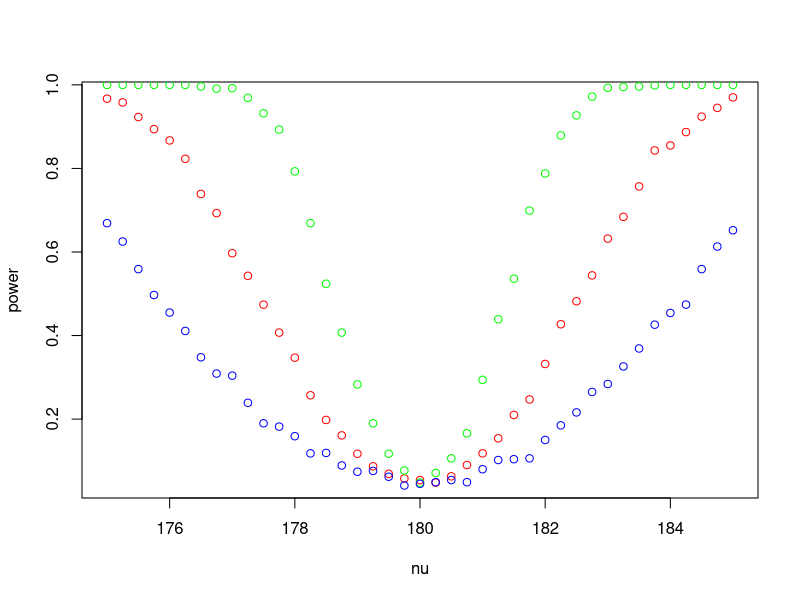
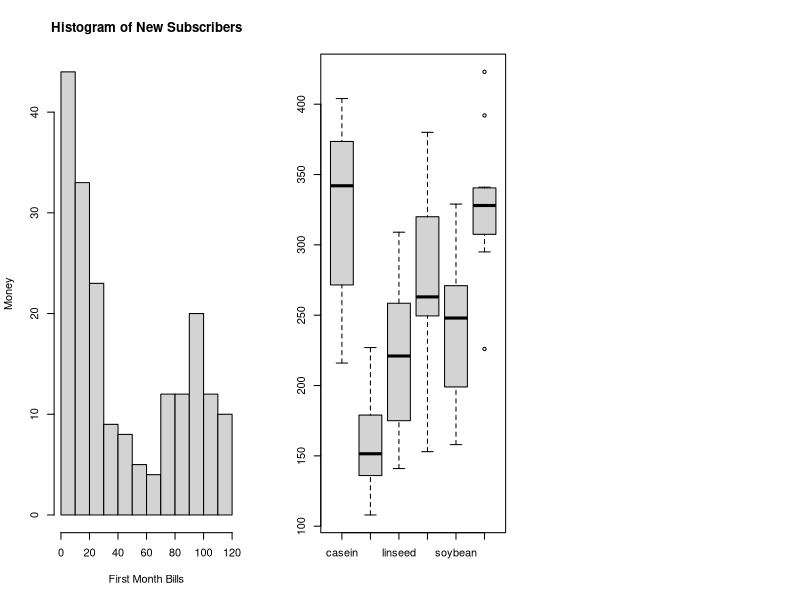

These figures' R source, in order:
## ---- chunk 1
set.seed(1234)
## ---- chunk 2
powerOfTtest <- function(n, m, mu, nu, sd)
{
  B = 1000; p = numeric(B); power = numeric(length(nu))
  for (i in 1:length(nu))
  {
    for (b in 1:B)
    {
      x = rnorm(n, mu,sd); y = rnorm(m, nu[i],sd)
      p[b] = t.test(x,y,var.equal=TRUE)[[3]]
    }
    power[i] = mean(p<0.05)
  }
  power
}
## ---- chunk 3
nu = seq(175,185,by=0.25)
# compute and plot power function with parametrs : n = m = 30, mu=180 and sd=5
n = m = 30; mu = 180; sd = 5
power = powerOfTtest(n, m, mu, nu, sd)
plot(nu, power, col = 'red')

# compute and plot power function with parametrs : n = m = 100, mu=180 and sd=5.
n = m = 100; mu = 180; sd = 5
power = powerOfTtest(n, m, mu, nu, sd)
points(nu, power, col = 'green')

# compute power function with parametrs : n = m = 30, mu=180 and sd=15.
n = m = 100; mu = 180; sd = 15
power = powerOfTtest(n, m, mu, nu, sd)
points(nu, power, col = 'blue')
## ---- chunk 4
light = 7.442 / ((scan('light.txt', quiet=TRUE) / 1000 + 24.8) / 10^6)
light1879 = scan('light1879.txt', quiet=TRUE) + 299000
light1882 = scan('light1882.txt', quiet=TRUE) + 299000
par(mfrow=c(1,3))
shapiro.test(light)[[2]]
shapiro.test(light1879)[[2]]
shapiro.test(light1882)[[2]]
## ---- chunk 5
lightCi = t.test(light)[[4]]
light1879Ci = t.test(light1879)[[4]]
light1882Ci = t.test(light1882)[[4]]
c(lightCi[1], lightCi[2])
c(light1879Ci[1], light1879Ci[2])
c(light1882Ci[1], light1882Ci[2])
## ---- chunk 6
lightSpeed = 299792.458
p = wilcox.test(light,mu=lightSpeed)[[3]]
p1879 = t.test(light1879, mu=lightSpeed)[[3]]
p1882 = t.test(light1882,mu=lightSpeed)[[3]]
p; p1879; p1882;
## ---- chunk 7
telephoneBills = read.table('telephone.txt', header=TRUE)
telephone =  telephoneBills[telephoneBills$Bills!=0, ]
hist(telephone, xlab='First Month Bills', ylab='Money', main='Histogram of New Subscribers')
## ---- chunk 8
lambdas=seq(0.01, 0.1, by=0.01)
B=1000
t=median(telephone)
n=length(telephone)
p=numeric(length(lambdas))
for (i in 1:length(lambdas)) {
  tstar=numeric(B)
  for (b in 1:B) {
    xstar=rexp(n, lambdas[i])
    tstar[b]=median(xstar)
  }
  pl=sum(tstar<t)/B
  pr=sum(tstar>t)/B
  p[i]=2*min(pl,pr)
}
p
## ---- chunk 9
B = 1000
medians = numeric(B)
for (b in 1:B) {
  xstar=sample(telephone, size=length(telephone), replace=TRUE)
  medians[b] = median(xstar)
}
Tstar25 = quantile(medians, 0.025)
Tstar975 = quantile(medians, 0.975)
T1 = median(telephone)
c(2*T1-Tstar975,2*T1-Tstar25)
## ---- chunk 10
B = 1000
sample_means = numeric(B)
for (b in 1:B) {
  xstar = sample(telephone, size=length(telephone), replace=TRUE)
  sample_means[b] = mean(xstar)
}
central = mean(sample_means)
lambda = 1 / central
lambda
## ---- chunk 11
binom.test(sum(telephone>=40),length(telephone),p=0.5)[[3]]
binom.test(sum(telephone<10),length(telephone),p=0.25, alternative='greater')[[3]]
## ---- chunk 12
run = read.table('run.txt')
shapiro.test(run$before)[[2]]
shapiro.test(run$after)[[2]]
## ---- chunk 13
cor.test(run$before, run$after)
## ---- chunk 14
lemo = run[run$drink=='lemo', ]
t.test(lemo$before, lemo$after, paired = TRUE)[[3]]
## ---- chunk 15
energy = run[run$drink=='energy', ]
t.test(energy$before, energy$after, paired = TRUE)[[3]]
## ---- chunk 16
lemo$difference = lemo$before - lemo$after
energy$difference = energy$before - energy$after
mystat=function(x,y) {mean(x-y)}
B=1000
tstar=numeric(B)
for (i in 1:B) {
  adiffstar=t(apply(cbind(lemo$difference,energy$difference),1,sample))
  tstar[i]=mystat(adiffstar[,1],adiffstar[,2])
}
myt=mystat(lemo$difference,energy$difference)
pl=sum(tstar<myt)/B
pr=sum(tstar>myt)/B
p=2*min(pl,pr)
p
## ---- chunk 17
meatmeal = chickwts[chickwts$feed == 'meatmeal', ]$weight
sunflower = chickwts[chickwts$feed == 'sunflower', ]$weight
t.test(meatmeal, sunflower)[[3]]
wilcox.test(meatmeal, sunflower)[[3]]
ks.test(meatmeal, sunflower)[[2]]
## ---- chunk 18
chickwtsaov=lm(weight~feed,data=chickwts)
anova(chickwtsaov)[[5]][1]
summary(chickwtsaov)
## ---- chunk 19
X <- split(chickwts$weight, chickwts$feed)
boxplot(X)
## ---- chunk 20
attach(chickwts)
kruskal.test(weight,feed)
